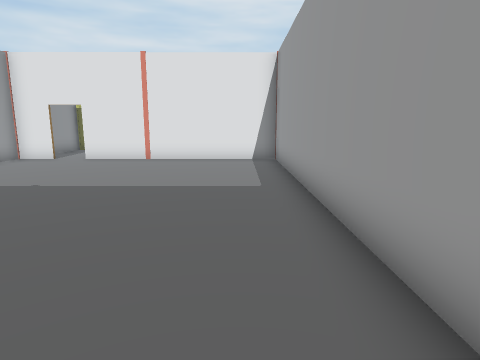
View 1 (above)

21 first-person views from a walk through a 3-D level made in the Unity game engine. The camera is 1.4 m above the floor, tilts 10° down and sees 75° across. The floor is counted in squares, 1 m on a side. Each view is taken from the middle of a square. On the plan, view 1 faces up. The plan holds only what a view shows up to about 14 squares ahead; the rest is blank. The place goes on beyond the plan. The player character is not drawn. Door leaves are left out, so doorways stand open.

View 2
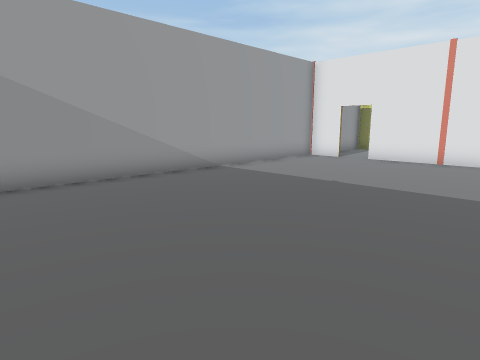

View 3
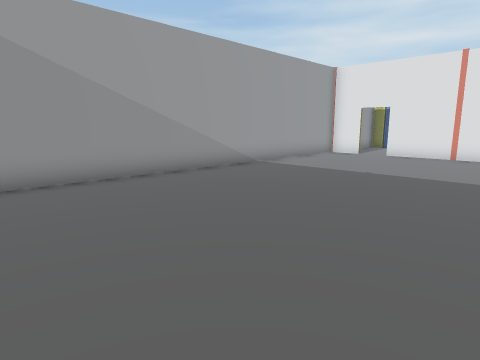

View 4
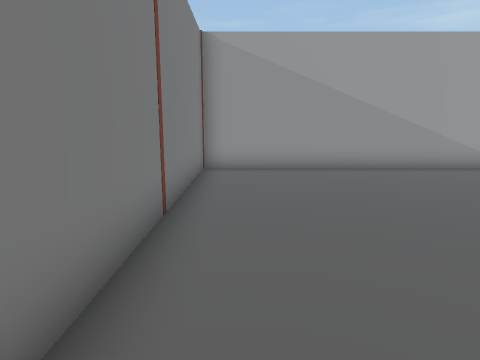

View 5
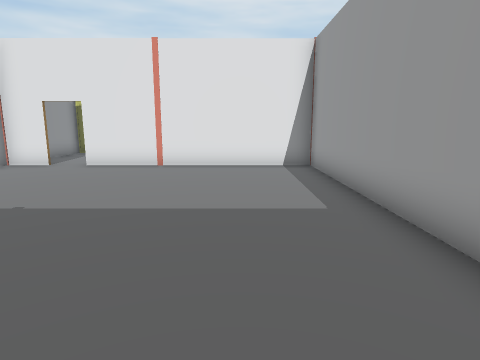

View 6
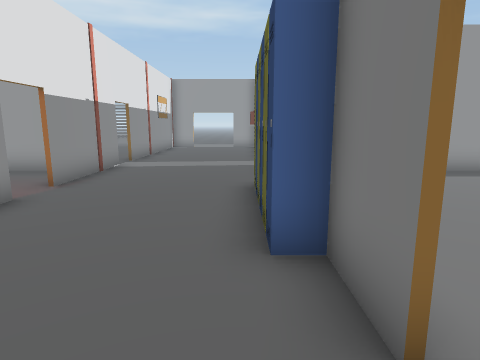

View 7
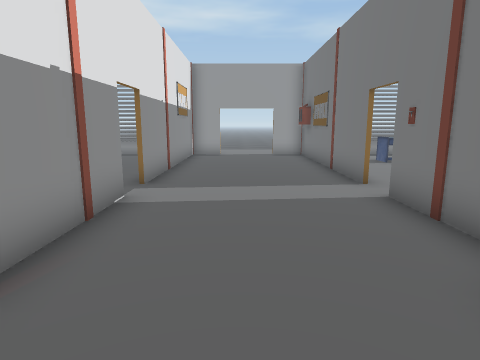

View 8
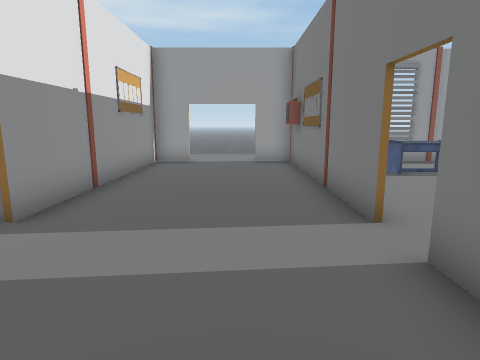

View 9
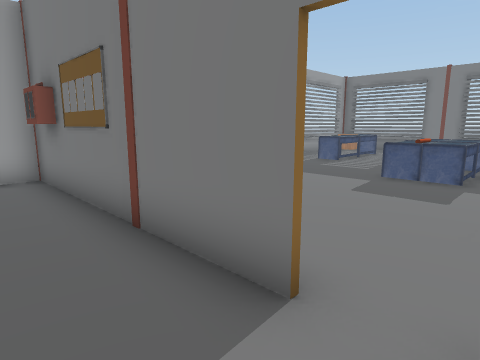

View 10
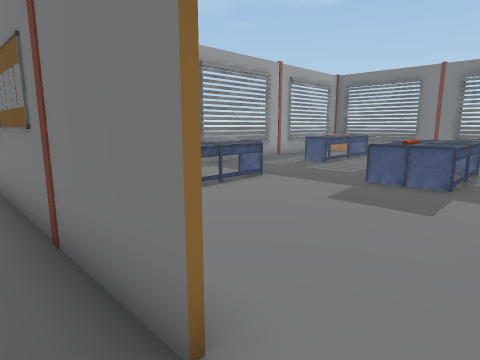

View 11
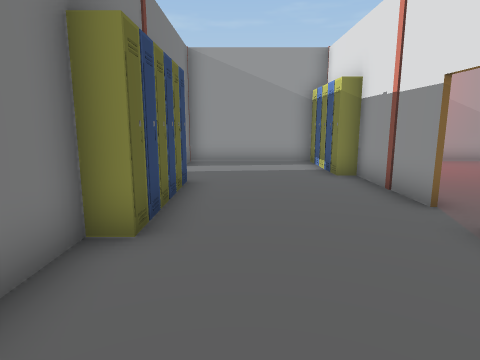

View 12
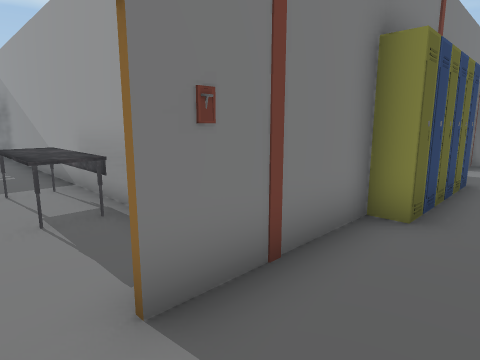

View 13
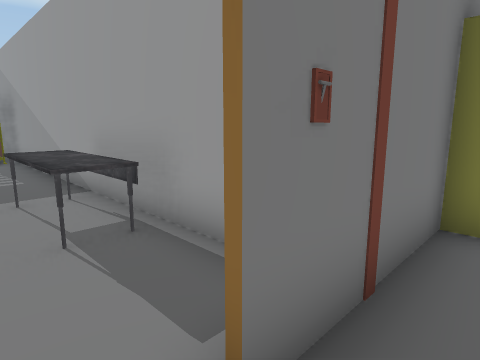

View 14
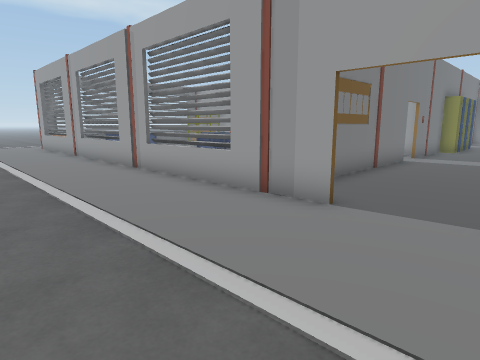

View 15
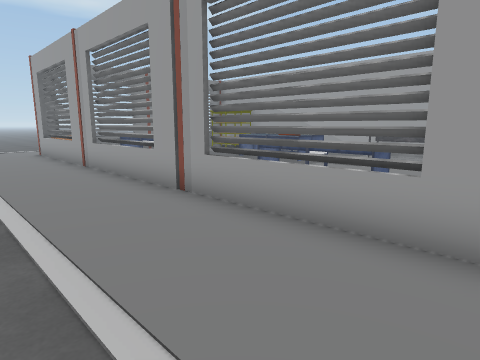

View 16
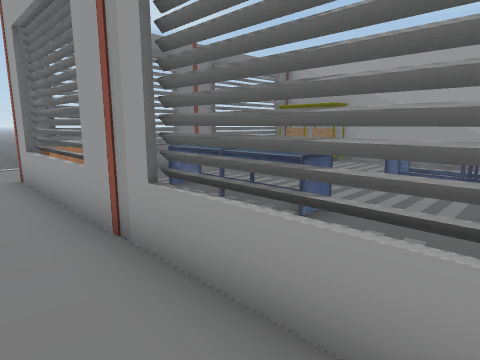

View 17
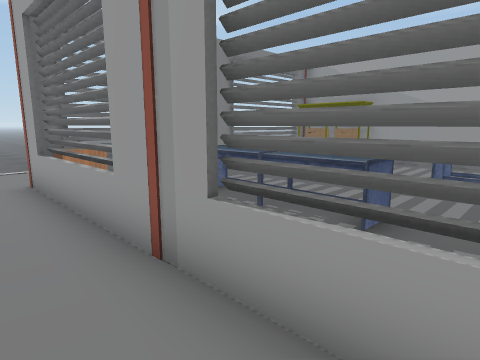

View 18
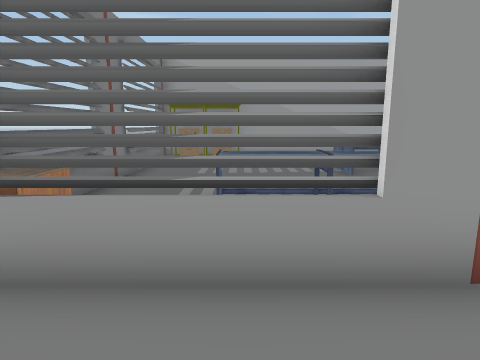

View 19
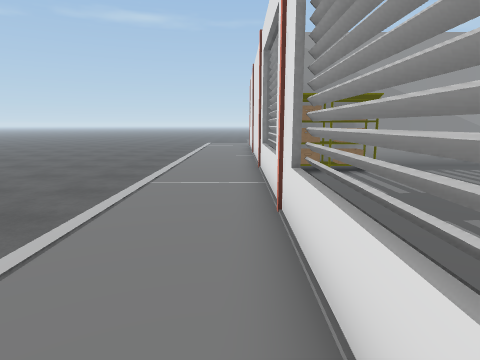

View 20
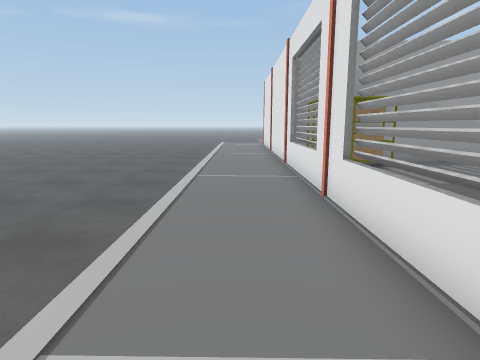

View 21
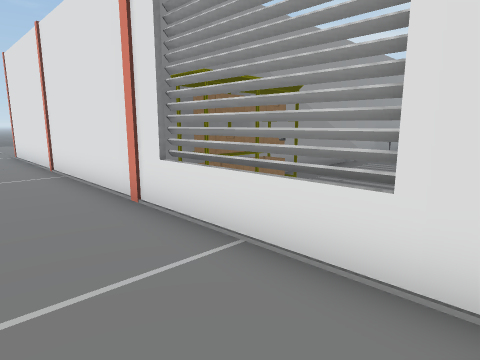

### Floor plan
Points are (right, up) in squares from view 1. A wall is a line through its corners. A room is listed if a view was taken in it or the views show most of it. See-through windows are left out.
Room 1 (views 1, 2, 3, 5, 6, 7, 8, 9, 10, 11, 12, 13)
walls: (1.5, 10.4) (1.5, 12.9) (-0.6, 12.9); (-0.5, 13.1) (3.1, 13.1); (-4.4, 12.9) (-6.5, 12.9); (-6.5, 13.1) (-4.8, 13.1); (-7.6, 12.9) (-9.2, 12.9); (4.2, 13.1) (12.1, 13.1) (12.1, 14.5); (1.5, 1.8) (1.5, 7.6); (-9.2, 13.1) (-8.2, 13.1); (-2.1, 18.3) (-5.5, 18.3); (3.1, 18.3) (-1, 18.3); (-9.2, 17.5) (-9.2, -3.2) (-0.4, -3.2); (12.1, 16.9) (12.1, 18.3) (4.2, 18.3)
ways out: opening at (1.7, -1) to room 2; open door at (3.5, 13) to room 2; opening at (12, 15.5) to room 3; open door at (-7, 13); open door at (-1.5, 18); open door at (3.5, 18)
objects: other object (-8, 18); other object (-7, 18); other object (-6, 18); other object (-4, 13) to (-4, 14); other object (-3, 13) to (-3, 14); other object (-2, 13) to (-2, 14); other object (-1, 13) to (-1, 14); other object (2, 13)
Room 2 (view 4)
walls: (12.1, 4) (12.1, 6.9); (12.1, 7.1) (12.1, 8.6); (1.6, 7.6) (1.6, 0.4); (4.6, -3.2) (9.2, -3.2); (1.6, -2.1) (1.6, -3.5); (1.6, 12.6) (1.6, 10.5); (1.6, -3.2) (3.5, -3.2)
low walls: (3.6, -3.2) (4.5, -3.2)
ways out: opening at (1.7, -1) to room 1; open door at (3.5, 13) to room 1
objects: other object (2, -2) to (3, 0); other object (2, 8) to (3, 10); other object (4, -2); other object (4, 3) to (5, 6); other object (5, 5) to (6, 6); other object (6, 3) to (6, 4); other object (9, 0) to (10, 3); other object (9, 7) to (10, 10); other object (11, -2) to (12, -2)
Room 3 (views 14, 15, 16, 17, 18, 19, 20, 21)
walls: (11.2, -3.3) (-9.4, -3.3); (11.5, -3.2) (12.2, -3.2); (12.4, 14.5) (12.4, -3.4)
ways out: opening at (12, 15.5) to room 1
objects: other object (-9, 18)

Positions as (right, up) in squares from view 1, and headings:
1: (0, 0), facing up
2: (-1, 0), facing up-left
3: (-1, -2), facing up-left
4: (1, -2), facing left
5: (-1, 2), facing up
6: (-8, 14), facing right
7: (-3, 16), facing right
8: (0, 15), facing right
9: (3, 15), facing down-right
10: (3, 14), facing down-right
11: (3, 15), facing left
12: (4, 15), facing down-left
13: (4, 14), facing down-left
14: (17, 17), facing down-left
15: (16, 13), facing down-left
16: (14, 6), facing down-left
17: (14, 5), facing down-left
18: (15, 0), facing left
19: (12, -4), facing left
20: (13, -5), facing left
21: (7, -6), facing up-left
